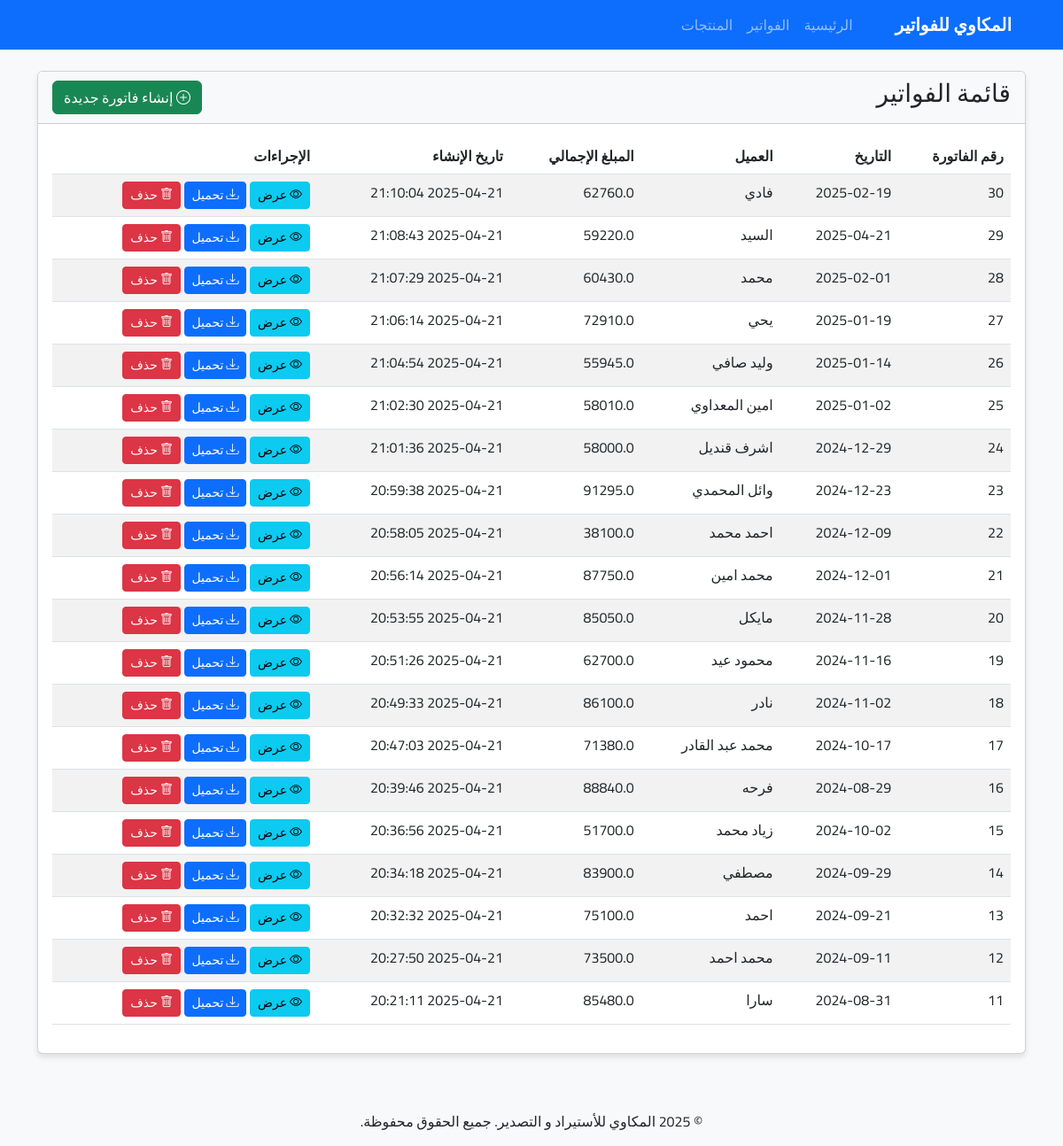
Page /invoices on the committed database.
### tables this page shows
CREATE TABLE invoices (
        id INTEGER PRIMARY KEY AUTOINCREMENT,
        date TEXT NOT NULL,
        client_name TEXT NOT NULL,
        total_amount REAL NOT NULL,
        created_at TIMESTAMP DEFAULT CURRENT_TIMESTAMP
    );

### app.py (the view)
@app.route('/invoices')
def invoices():
    invoices_list = database.get_all_invoices()
    return render_template('invoices.html', invoices=invoices_list)

### database.py (called while the page is built)
def get_db_connection():
    conn = sqlite3.connect(DB_PATH)
    conn.row_factory = sqlite3.Row
    return conn

def get_all_invoices():
    conn = get_db_connection()
    invoices = conn.execute('SELECT * FROM invoices ORDER BY created_at DESC').fetchall()
    conn.close()
    return invoices

### templates/invoices.html (shortened to what this page needs)
{% extends 'base.html' %}
{% block content %}
<div class="card">
    <div class="card-header d-flex justify-content-between align-items-center">
        <h3>قائمة الفواتير</h3>
        <a href="{{ url_for('create_invoice') }}" class="btn btn-success">
            <i class="bi bi-plus-circle"></i> إنشاء فاتورة جديدة
        </a>
    </div>
    <div class="card-body">
        <div class="table-responsive">
            <table class="table table-striped table-hover">
                <thead>
                    <tr>
                        <th>رقم الفاتورة</th>
                        <th>التاريخ</th>
                        <th>العميل</th>
                        <th>المبلغ الإجمالي</th>
                        <th>تاريخ الإنشاء</th>
                        <th>الإجراءات</th>
                    </tr>
                </thead>
                <tbody>
                    {% for invoice in invoices %}
                    <tr>
                        <td>{{ invoice.id }}</td>
                        <td>{{ invoice.date }}</td>
                        <td>{{ invoice.client_name }}</td>
                        <td>{{ invoice.total_amount }}</td>
                        <td>{{ invoice.created_at }}</td>
                        <td>
                            <a href="{{ url_for('view_invoice', invoice_id=invoice.id) }}" class="btn btn-sm btn-info">
                                <i class="bi bi-eye"></i> عرض
                            </a>
                            <a href="{{ url_for('download_invoice', invoice_id=invoice.id) }}" class="btn btn-sm btn-primary">
                                <i class="bi bi-download"></i> تحميل
                            </a>
                            <button type="button" class="btn btn-sm btn-danger"
                                    data-bs-toggle="modal" data-bs-target="#deleteModal{{ invoice.id }}">
                                <i class="bi bi-trash"></i> حذف
                            </button>
                        </td>
                    </tr>
                    {% else %}
                    <tr>
                        <td colspan="6" class="text-center">لا توجد فواتير</td>
                    </tr>
                    {% endfor %}
                </tbody>
            </table>
        </div>
    </div>
</div>
{% endblock %}

### templates/base.html (style rules this page uses)
body { font-family: 'Cairo', sans-serif; background-color: #f8f9fa; }
.card { box-shadow: 0 4px 6px rgba(0, 0, 0, 0.1); margin-bottom: 20px; }
.card-header { font-weight: bold; background-color: #f8f9fa; }

### rows in the picture
invoices: id "30", date "2025-02-19", client_name "فادي", total_amount "62760.0", created_at "2025-04-21 21:10:04"
invoices: id "29", date "2025-04-21", client_name "السيد", total_amount "59220.0", created_at "2025-04-21 21:08:43"
invoices: id "28", date "2025-02-01", client_name "محمد", total_amount "60430.0", created_at "2025-04-21 21:07:29"
invoices: id "27", date "2025-01-19", client_name "يحي", total_amount "72910.0", created_at "2025-04-21 21:06:14"
invoices: id "26", date "2025-01-14", client_name "وليد صافي", total_amount "55945.0", created_at "2025-04-21 21:04:54"
invoices: id "25", date "2025-01-02", client_name "امين المعداوي", total_amount "58010.0", created_at "2025-04-21 21:02:30"
invoices: id "24", date "2024-12-29", client_name "اشرف قنديل", total_amount "58000.0", created_at "2025-04-21 21:01:36"
invoices: id "23", date "2024-12-23", client_name "وائل المحمدي", total_amount "91295.0", created_at "2025-04-21 20:59:38"
invoices: id "22", date "2024-12-09", client_name "احمد محمد", total_amount "38100.0", created_at "2025-04-21 20:58:05"
invoices: id "21", date "2024-12-01", client_name "محمد امين", total_amount "87750.0", created_at "2025-04-21 20:56:14"
invoices: id "20", date "2024-11-28", client_name "مايكل", total_amount "85050.0", created_at "2025-04-21 20:53:55"
invoices: id "19", date "2024-11-16", client_name "محمود عيد", total_amount "62700.0", created_at "2025-04-21 20:51:26"
invoices: id "18", date "2024-11-02", client_name "نادر", total_amount "86100.0", created_at "2025-04-21 20:49:33"
invoices: id "17", date "2024-10-17", client_name "محمد عبد القادر", total_amount "71380.0", created_at "2025-04-21 20:47:03"
invoices: id "16", date "2024-08-29", client_name "فرحه", total_amount "88840.0", created_at "2025-04-21 20:39:46"
invoices: id "15", date "2024-10-02", client_name "زياد محمد", total_amount "51700.0", created_at "2025-04-21 20:36:56"
invoices: id "14", date "2024-09-29", client_name "مصطفي", total_amount "83900.0", created_at "2025-04-21 20:34:18"
invoices: id "13", date "2024-09-21", client_name "احمد", total_amount "75100.0", created_at "2025-04-21 20:32:32"
invoices: id "12", date "2024-09-11", client_name "محمد احمد", total_amount "73500.0", created_at "2025-04-21 20:27:50"
invoices: id "11", date "2024-08-31", client_name "سارا", total_amount "85480.0", created_at "2025-04-21 20:21:11"
